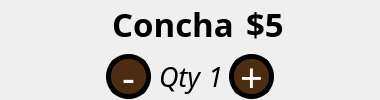
                <widget class="QWidget" name="Articulo0_4" native="true">
                 <property name="minimumSize">
                  <size>
                   <width>380</width>
                   <height>100</height>
                  </size>
                 </property>
                 <property name="maximumSize">
                  <size>
                   <width>380</width>
                   <height>100</height>
                  </size>
                 </property>
                 <layout class="QHBoxLayout" name="horizontalLayout_94">
                  <property name="leftMargin">
                   <number>0</number>
                  </property>
                  <property name="topMargin">
                   <number>0</number>
                  </property>
                  <property name="rightMargin">
                   <number>0</number>
                  </property>
                  <property name="bottomMargin">
                   <number>0</number>
                  </property>
                  <item>
                   <widget class="QWidget" name="img0_7" native="true">
                    <property name="minimumSize">
                     <size>
                      <width>100</width>
                      <height>100</height>
                     </size>
                    </property>
                    <property name="maximumSize">
                     <size>
                      <width>100</width>
                      <height>100</height>
                     </size>
                    </property>
                    <property name="styleSheet">
                     <string notr="true">background-image: url(:/Imagenes/concha.png);
border-radius: 30px;</string>
                    </property>
                   </widget>
                  </item>
                  <item>
                   <widget class="QWidget" name="widget_29_ejemplo_11" native="true">
                    <layout class="QVBoxLayout" name="verticalLayout_40">
                     <property name="leftMargin">
                      <number>0</number>
                     </property>
                     <property name="topMargin">
                      <number>0</number>
                     </property>
                     <property name="rightMargin">
                      <number>0</number>
                     </property>
                     <property name="bottomMargin">
                      <number>0</number>
                     </property>
                     <item>
                      <widget class="QWidget" name="widget_37_ejemplo_11" native="true">
                       <layout class="QHBoxLayout" name="horizontalLayout_95">
                        <property name="leftMargin">
                         <number>0</number>
                        </property>
                        <property name="topMargin">
                         <number>0</number>
                        </property>
                        <property name="rightMargin">
                         <number>0</number>
                        </property>
                        <property name="bottomMargin">
                         <number>0</number>
                        </property>
                        <item>
                         <widget class="QLabel" name="articulo_label3">
                          <property name="font">
                           <font>
                            <family>Cascadia Mono</family>
                            <pointsize>25</pointsize>
                            <weight>75</weight>
                            <bold>true</bold>
                           </font>
                          </property>
                          <property name="text">
                           <string>Concha</string>
                          </property>
                          <property name="alignment">
                           <set>Qt::AlignCenter</set>
                          </property>
                         </widget>
                        </item>
                        <item>
                         <widget class="QLabel" name="precio_label3">
                          <property name="font">
                           <font>
                            <family>Cascadia Mono</family>
                            <pointsize>25</pointsize>
                            <weight>75</weight>
                            <bold>true</bold>
                           </font>
                          </property>
                          <property name="text">
                           <string>$5</string>
                          </property>
                         </widget>
                        </item>
                       </layout>
                      </widget>
                     </item>
                     <item>
                      <widget class="QWidget" name="widget_33_ejemplo_11" native="true">
                       <property name="font">
                        <font>
                         <family>Cascadia Mono</family>
                        </font>
                       </property>
                       <layout class="QHBoxLayout" name="horizontalLayout_96">
                        <property name="leftMargin">
                         <number>0</number>
                        </property>
                        <property name="topMargin">
                         <number>0</number>
                        </property>
                        <property name="rightMargin">
                         <number>0</number>
                        </property>
                        <property name="bottomMargin">
                         <number>0</number>
                        </property>
                        <item>
                         <widget class="QPushButton" name="minus_button3">
                          <property name="minimumSize">
                           <size>
                            <width>45</width>
                            <height>45</height>
                           </size>
                          </property>
                          <property name="maximumSize">
                           <size>
                            <width>45</width>
                            <height>45</height>
                           </size>
                          </property>
                          <property name="font">
                           <font>
                            <family>Cascadia Mono</family>
                            <pointsize>30</pointsize>
                           </font>
                          </property>
                          <property name="styleSheet">
                           <string notr="true">QPushButton{
background-color: rgb(77, 45, 18);
border-style: solid;
border-color: black;
border-width: 5px;
border-radius: 22px;
color: white;
}

QPushButton:pressed {
border-style: inset;
border-width: 1px;
background-color: rgb(115, 67, 26);
color: white;
}</string>
                          </property>
                          <property name="text">
                           <string>-</string>
                          </property>
                         </widget>
                        </item>
                        <item>
                         <widget class="QLabel" name="label_33">
                          <property name="minimumSize">
                           <size>
                            <width>45</width>
                            <height>45</height>
                           </size>
                          </property>
                          <property name="maximumSize">
                           <size>
                            <width>45</width>
                            <height>45</height>
                           </size>
                          </property>
                          <property name="font">
                           <font>
                            <family>Cascadia Mono</family>
                            <pointsize>20</pointsize>
                            <italic>true</italic>
                           </font>
                          </property>
                          <property name="text">
                           <string>Qty</string>
                          </property>
                          <property name="alignment">
                           <set>Qt::AlignCenter</set>
                          </property>
                         </widget>
                        </item>
                        <item>
                         <widget class="QLabel" name="qty_label3">
                          <property name="font">
                           <font>
                            <family>Cascadia Mono</family>
                            <pointsize>20</pointsize>
                            <italic>true</italic>
                           </font>
                          </property>
                          <property name="text">
                           <string>1</string>
                          </property>
                         </widget>
                        </item>
                        <item>
                         <widget class="QPushButton" name="plus_button3">
                          <property name="minimumSize">
                           <size>
                            <width>45</width>
                            <height>45</height>
                           </size>
                          </property>
                          <property name="maximumSize">
                           <size>
                            <width>45</width>
                            <height>45</height>
                           </size>
                          </property>
                          <property name="font">
                           <font>
                            <family>Cascadia Mono</family>
                            <pointsize>30</pointsize>
                           </font>
                          </property>
                          <property name="styleSheet">
                           <string notr="true">QPushButton{
background-color: rgb(77, 45, 18);
border-style: solid;
border-color: black;
border-width: 5px;
border-radius: 22px;
color: white;
}

QPushButton:pressed {
border-style: inset;
border-width: 1px;
background-color: rgb(115, 67, 26);
color: white;
}</string>
                          </property>
                          <property name="text">
                           <string>+</string>
                          </property>
                         </widget>
                        </item>
                        <item>
                         <spacer name="horizontalSpacer_ejemplo_11">
                          <property name="orientation">
                           <enum>Qt::Horizontal</enum>
                          </property>
                          <property name="sizeHint" stdset="0">
                           <size>
                            <width>40</width>
                            <height>20</height>
                           </size>
                          </property>
                         </spacer>
                        </item>
                       </layout>
                      </widget>
                     </item>
                    </layout>
                   </widget>
                  </item>
                 </layout>
                </widget>
